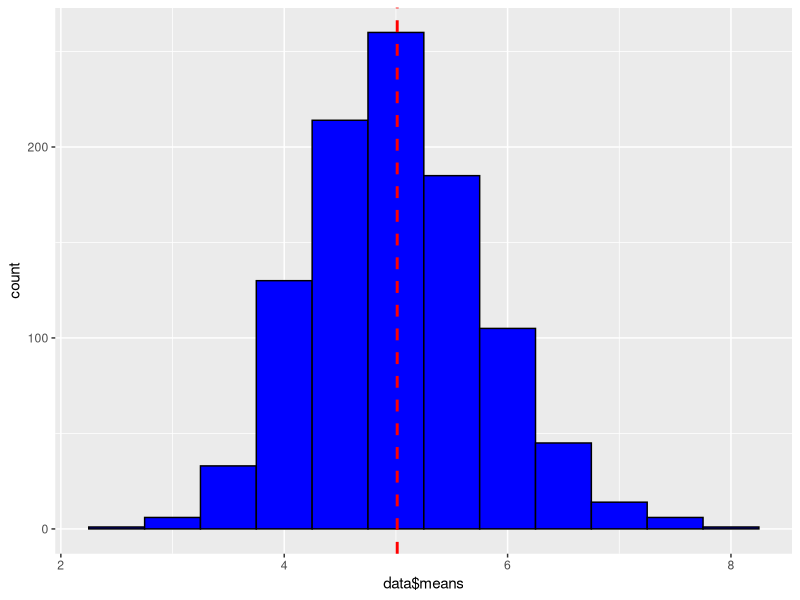
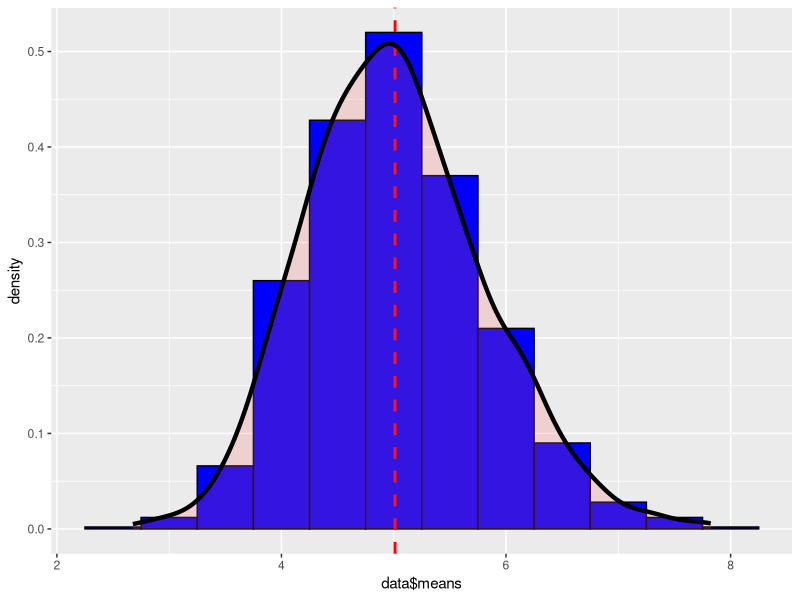
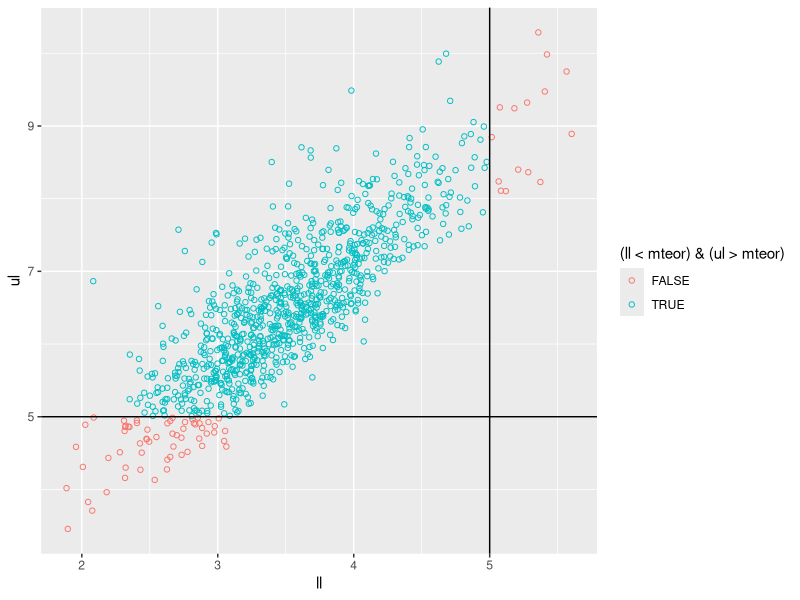

Here is the R script that generated these plots, in order:
## ---- chunk 1
# Data frame of averages from 1000 simulations
nosim <- 1000
lambda <- 0.2
nsamp <- 40
means <- c()
sds <- c()
set.seed(177)

for (n in 1:nosim) {
    sample <- rexp(nsamp, lambda)
    means <- c(means, mean(sample))
    sds <- c(sds, sd(sample))
}
data <- data.frame(1:nosim, means, sds)
names(data) <- c("nsim", "means", "sds")

# Histogram of the distribution with its mean
library(ggplot2)

mdistr <- mean(data$means)

g <- ggplot(data, aes(x=data$means)) + geom_histogram(binwidth=.5, color="black", fill="blue") +
    geom_vline(aes(xintercept=mean(data$means)), color="red", linetype="dashed", size=1)
g
## ---- chunk 2
mteor <- lambda ^ (-1)
## ---- chunk 3
# Variance of the sample distribution
vardistr <- var(data$means)
# and theoretical variance
varteor <- (lambda ^ (-2)) / nsamp
## ---- chunk 4
g2 <- ggplot(data, aes(x=data$means)) + geom_histogram(aes(y=..density..), binwidth=.5,
                                                       color="black", fill="blue") +
    geom_vline(aes(xintercept=mean(data$means)), color="red", linetype="dashed", size=1) +
    geom_density(alpha=.2, fill="#FF6666", size=1.5)
g2
## ---- chunk 5
# Calculating confidence interval for each simulation
ul <- c()
ll <- c()
for (n in data$nsim) {
    m <- data[n, "means"]
    s <- data[n, "sds"]
    ul <- c(ul, m + 1.96 * s / sqrt(nsamp))
    ll <- c(ll, m - 1.96 * s / sqrt(nsamp))
}

# Plot
g3 <- ggplot(data.frame(ul, ll), aes(x=ll, y=ul, color=(ll < mteor) & (ul > mteor))) + geom_point(shape=1)
g3 <- g3 + geom_hline(aes(yintercept=mteor)) + geom_vline(aes(xintercept=mteor))
g3
